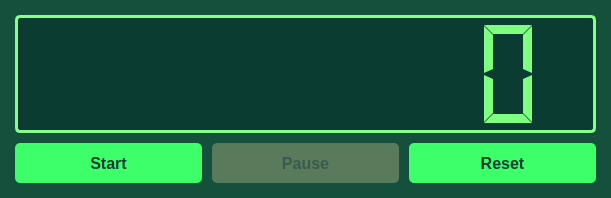
<?xml version="1.0" encoding="UTF-8"?>
<ui version="4.0">
 <class>DigitalClockWidget</class>
 <widget class="QWidget" name="DigitalClockWidget">
  <property name="geometry">
   <rect>
    <x>0</x>
    <y>0</y>
    <width>611</width>
    <height>198</height>
   </rect>
  </property>
  <property name="windowTitle">
   <string>Digital Clock</string>
  </property>
  <property name="styleSheet">
   <string notr="true">QWidget#DigitalClockWidget {
    background-color: rgb(20, 80, 60);
    border-radius: 10px;
}

QLCDNumber {
    background-color: rgb(10, 60, 50);
    color: #7fff7f;
    border: 3px solid #00ff00;
    border-radius: 5px;
}

QPushButton {
    background-color: #93da97;
    color: rgb(1, 107, 97);
    border: none;
    border-radius: 5px;
    padding: 8px;
    font-weight: bold;
    font-size: 12pt;
}

QPushButton:hover {
    background-color: #a8e8ac;
}

QPushButton:pressed {
    background-color: #7ec582;
}

QPushButton:disabled {
    background-color: #5a7a5c;
    color: #3a5a4c;
}</string>
  </property>
  <layout class="QVBoxLayout" name="verticalLayout">
   <property name="spacing">
    <number>10</number>
   </property>
   <property name="leftMargin">
    <number>15</number>
   </property>
   <property name="topMargin">
    <number>15</number>
   </property>
   <property name="rightMargin">
    <number>15</number>
   </property>
   <property name="bottomMargin">
    <number>15</number>
   </property>
   <item>
    <widget class="QLCDNumber" name="lcdDisplay">
     <property name="minimumSize">
      <size>
       <width>0</width>
       <height>80</height>
      </size>
     </property>
     <property name="styleSheet">
      <string notr="true">border-color: rgb(133, 255, 137);</string>
     </property>
     <property name="digitCount">
      <number>8</number>
     </property>
     <property name="segmentStyle">
      <enum>QLCDNumber::SegmentStyle::Flat</enum>
     </property>
    </widget>
   </item>
   <item>
    <layout class="QHBoxLayout" name="controlsLayout">
     <property name="spacing">
      <number>10</number>
     </property>
     <item>
      <widget class="QPushButton" name="btnStart">
       <property name="minimumSize">
        <size>
         <width>0</width>
         <height>40</height>
        </size>
       </property>
       <property name="styleSheet">
        <string notr="true">background-color: rgb(60, 255, 106);
color: rgb(10, 60, 50);
border-color: rgb(10, 60, 50);</string>
       </property>
       <property name="text">
        <string>Start</string>
       </property>
      </widget>
     </item>
     <item>
      <widget class="QPushButton" name="btnPause">
       <property name="enabled">
        <bool>false</bool>
       </property>
       <property name="minimumSize">
        <size>
         <width>0</width>
         <height>40</height>
        </size>
       </property>
       <property name="text">
        <string>Pause</string>
       </property>
      </widget>
     </item>
     <item>
      <widget class="QPushButton" name="btnReset">
       <property name="minimumSize">
        <size>
         <width>0</width>
         <height>40</height>
        </size>
       </property>
       <property name="styleSheet">
        <string notr="true">background-color: rgb(60, 255, 106);
color: rgb(10, 60, 50);
border-color: rgb(10, 60, 50);</string>
       </property>
       <property name="text">
        <string>Reset</string>
       </property>
      </widget>
     </item>
    </layout>
   </item>
  </layout>
 </widget>
 <resources/>
 <connections/>
</ui>
